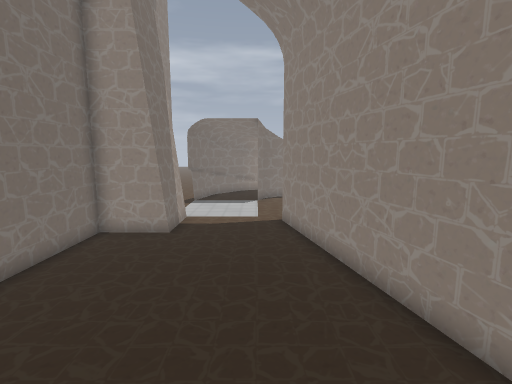
view 1 (above)

16 first-person views from a walk through a Godot game level. The camera is 1.5 m above the floor, tilts 8° down and sees 85° across. The floor is counted in squares, 0.5 m on a side. Each view is taken from the middle of a square. On the plan, view 1 faces up. The plan holds only what a view shows up to about 20 squares ahead; the rest is blank. The place goes on beyond the plan. Characters and animated objects are not drawn. Door leaves are left out where a doorway can be walked through. Some surface patterns are stand-ins.

view 2
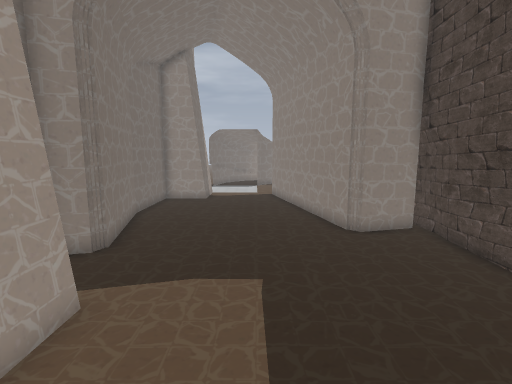

view 3
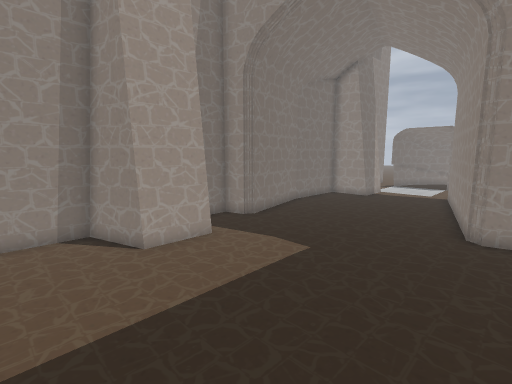

view 4
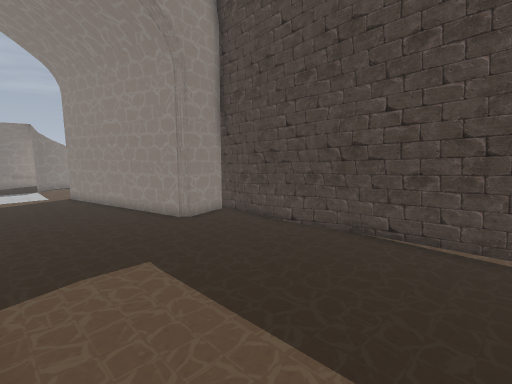

view 5
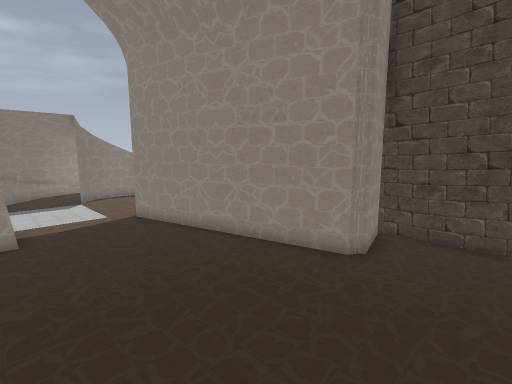

view 6
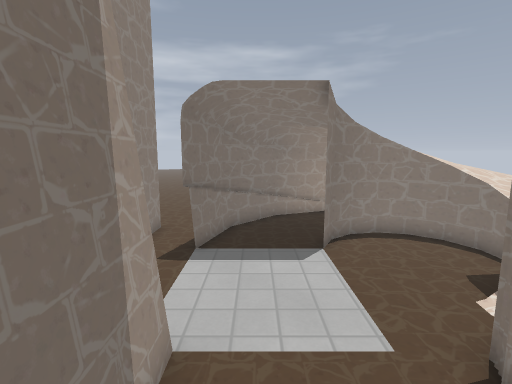

view 7
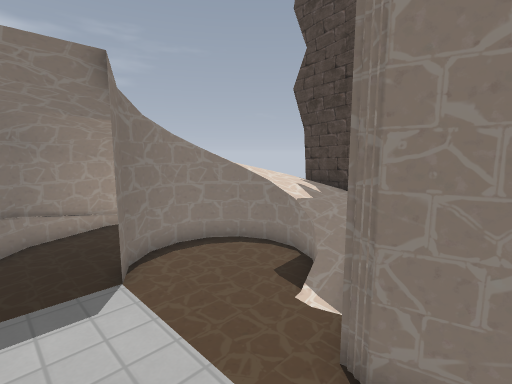

view 8
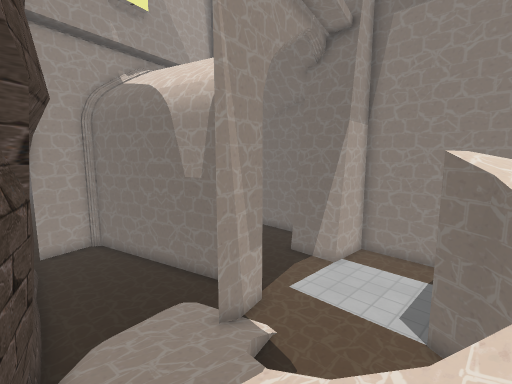

view 9
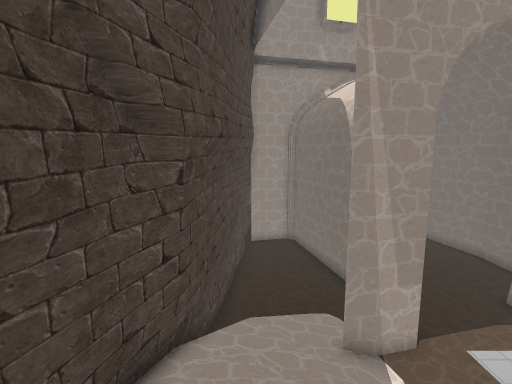

view 10
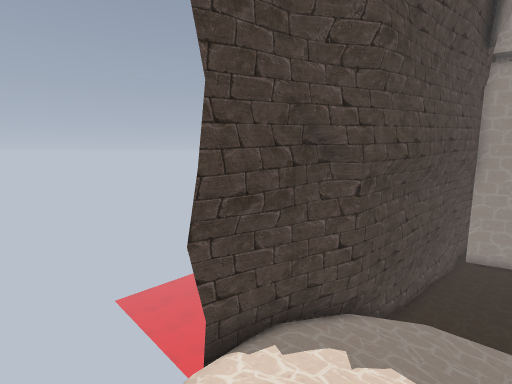

view 11
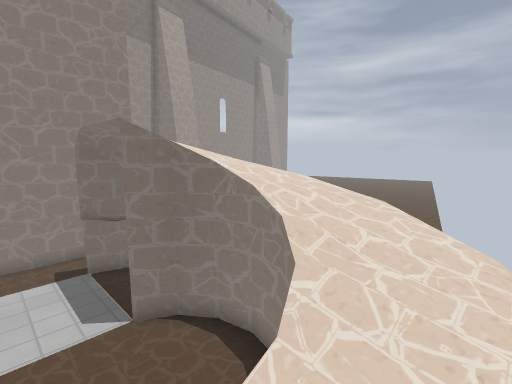

view 12
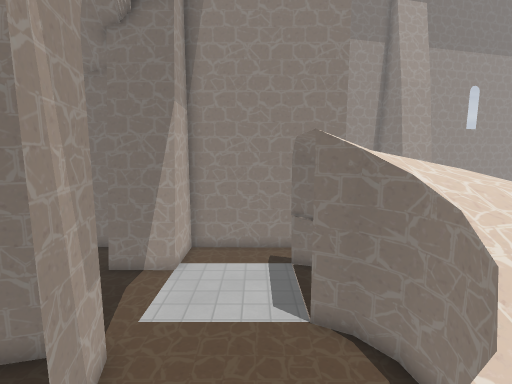

view 13
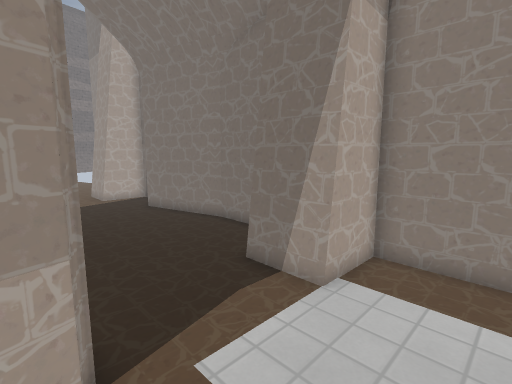

view 14
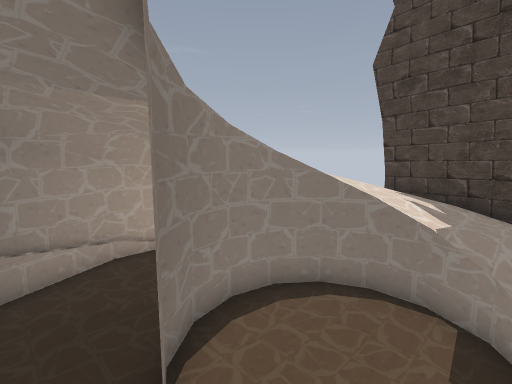

view 15
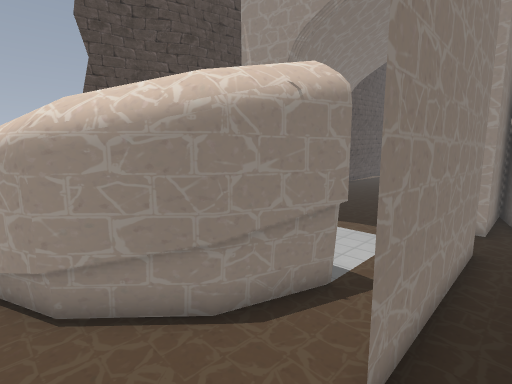

view 16
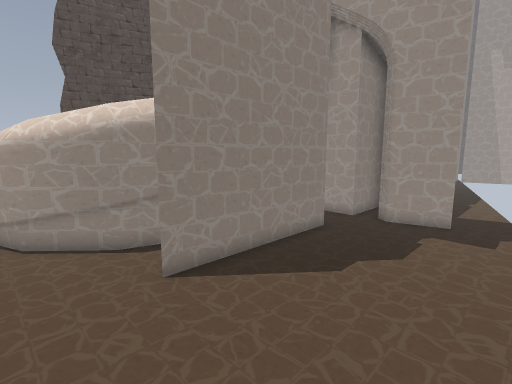

### Floor plan
Key: @ floor where view 1 was taken; # wall or solid block; x gap in a wall; . main floor; : floor 0.25 m higher than the main floor; + floor 0.5 m higher than the main floor; * floor 0.75 m higher than the main floor; % floor 1 m higher than the main floor; & floor 1.25 m higher than the main floor; $ floor 1.5 m higher than the main floor; / step, stairs or slope; = window, fence, low wall or low ledge; v drop or lower ground.
Columns run from 12 left of view 1 to 9 right of it. Each row starts with its distance up from view 1.
 23 .   .......#####
 22    .......##...////
 21   .......##..../$$&/
 20  .....#..#.....#$$&&/
 19 ......#.#=...###$&&%/x
 18 ......#.#...##...//%##
 17 ......#..........//%##
 16 ......#..........=/*#v
 15 ......#.........///*#
 14 ......#........///+ #
 13 ......###=...###/::##
 12 ........#=...#..::/#=
 11 ........#=...##....#
 10  ..######.....#....#
  9 v..   #.......#....#
  8  ..   #.......#....#
  7  ..   #.......##...#
  6  v..  #........#...#
  5  v..  #........#...#
  4  v..  #........#...#
  3   ..  ##.......#####
  2   v.   #..........##
  1   v.   #..........##
  0       ##....@.....##
 -1       #...........##
 -2       #...........##
 -3       ###.........##
 -4         #.........##
 -5         #.........#=
 -6       ###.........#=
 -7       #...........#=
 -8       #...........#=
 -9       #...........#=

Where each view was taken, in squares from view 1:
view 1: 0 up, 0 right, facing up
view 2: 8 down, 0 right, facing up
view 3: 9 down, 5 right, facing up-left
view 4: 9 down, 3 left, facing up-right
view 5: 1 down, 4 left, facing up-right
view 6: 9 up, 2 left, facing up
view 7: 11 up, 2 left, facing up-right
view 8: 19 up, 8 right, facing down-left
view 9: 20 up, 6 right, facing down
view 10: 22 up, 4 right, facing down-right
view 11: 15 up, 7 right, facing up-left
view 12: 16 up, 7 right, facing left
view 13: 16 up, 2 right, facing down-left
view 14: 15 up, 1 left, facing up-right
view 15: 23 up, 7 left, facing down-right
view 16: 23 up, 12 left, facing down-right
